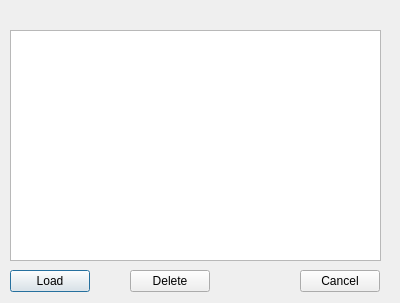
<?xml version="1.0" encoding="UTF-8"?>
<ui version="4.0">
 <class>WindowLoadSignal</class>
 <widget class="QDialog" name="WindowLoadSignal">
  <property name="geometry">
   <rect>
    <x>0</x>
    <y>0</y>
    <width>400</width>
    <height>303</height>
   </rect>
  </property>
  <property name="windowTitle">
   <string>Select signal</string>
  </property>
  <widget class="QListWidget" name="lb_Main">
   <property name="geometry">
    <rect>
     <x>10</x>
     <y>30</y>
     <width>371</width>
     <height>231</height>
    </rect>
   </property>
  </widget>
  <widget class="QPushButton" name="btn_Select">
   <property name="geometry">
    <rect>
     <x>10</x>
     <y>270</y>
     <width>80</width>
     <height>22</height>
    </rect>
   </property>
   <property name="text">
    <string>Load</string>
   </property>
  </widget>
  <widget class="QPushButton" name="btn_Delete">
   <property name="geometry">
    <rect>
     <x>130</x>
     <y>270</y>
     <width>80</width>
     <height>22</height>
    </rect>
   </property>
   <property name="text">
    <string>Delete</string>
   </property>
  </widget>
  <widget class="QPushButton" name="btn_Cancel">
   <property name="geometry">
    <rect>
     <x>300</x>
     <y>270</y>
     <width>80</width>
     <height>22</height>
    </rect>
   </property>
   <property name="text">
    <string>Cancel</string>
   </property>
  </widget>
 </widget>
 <resources/>
 <connections/>
</ui>
